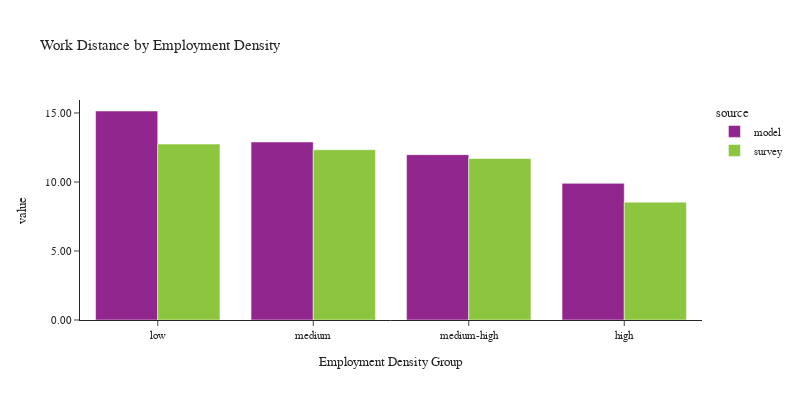

Source (notebook cell):
### Code cell
plot_work_location(df_workers, 'emp_density_group', 'Employment Density', 'Employment Density Group')

### Figure 1 — Plotly figure (JSON) as saved in the notebook; plotly's stock layout.template omitted (floating-point values rounded to 4 significant figures)
{"data": [{"alignmentgroup": "True", "customdata": [[55773], [56136], [53981], [50982]], "hovertemplate": "source=model<br>emp_density_group=%{x}<br>value=%{y}<br>sample count=%{customdata[0]}<extra></extra>", "legendgroup": "model", "marker": {"color": "#91268F", "pattern": {"shape": ""}}, "name": "model", "offsetgroup": "model", "orientation": "v", "showlegend": true, "textposition": "auto", "type": "bar", "x": ["low", "medium", "medium-high", "high"], "xaxis": "x", "y": [15.14, 12.9, 11.98, 9.9], "yaxis": "y"}, {"alignmentgroup": "True", "customdata": [[432], [406], [612], [1155]], "hovertemplate": "source=survey<br>emp_density_group=%{x}<br>value=%{y}<br>sample count=%{customdata[0]}<extra></extra>", "legendgroup": "survey", "marker": {"color": "#8CC63E", "pattern": {"shape": ""}}, "name": "survey", "offsetgroup": "survey", "orientation": "v", "showlegend": true, "textposition": "auto", "type": "bar", "x": ["low", "medium", "medium-high", "high"], "xaxis": "x", "y": [12.75, 12.34, 11.7, 8.537], "yaxis": "y"}], "layout": {"barmode": "group", "font": {"size": 11}, "height": 400, "legend": {"title": {"text": "source"}, "tracegroupgap": 0}, "title": {"text": "Work Distance by Employment Density"}, "width": 800, "xaxis": {"anchor": "y", "domain": [0.0, 1.0], "title": {"text": "Employment Density Group"}}, "yaxis": {"anchor": "x", "domain": [0.0, 1.0], "tickformat": ".2f", "title": {"text": "value"}}}}
